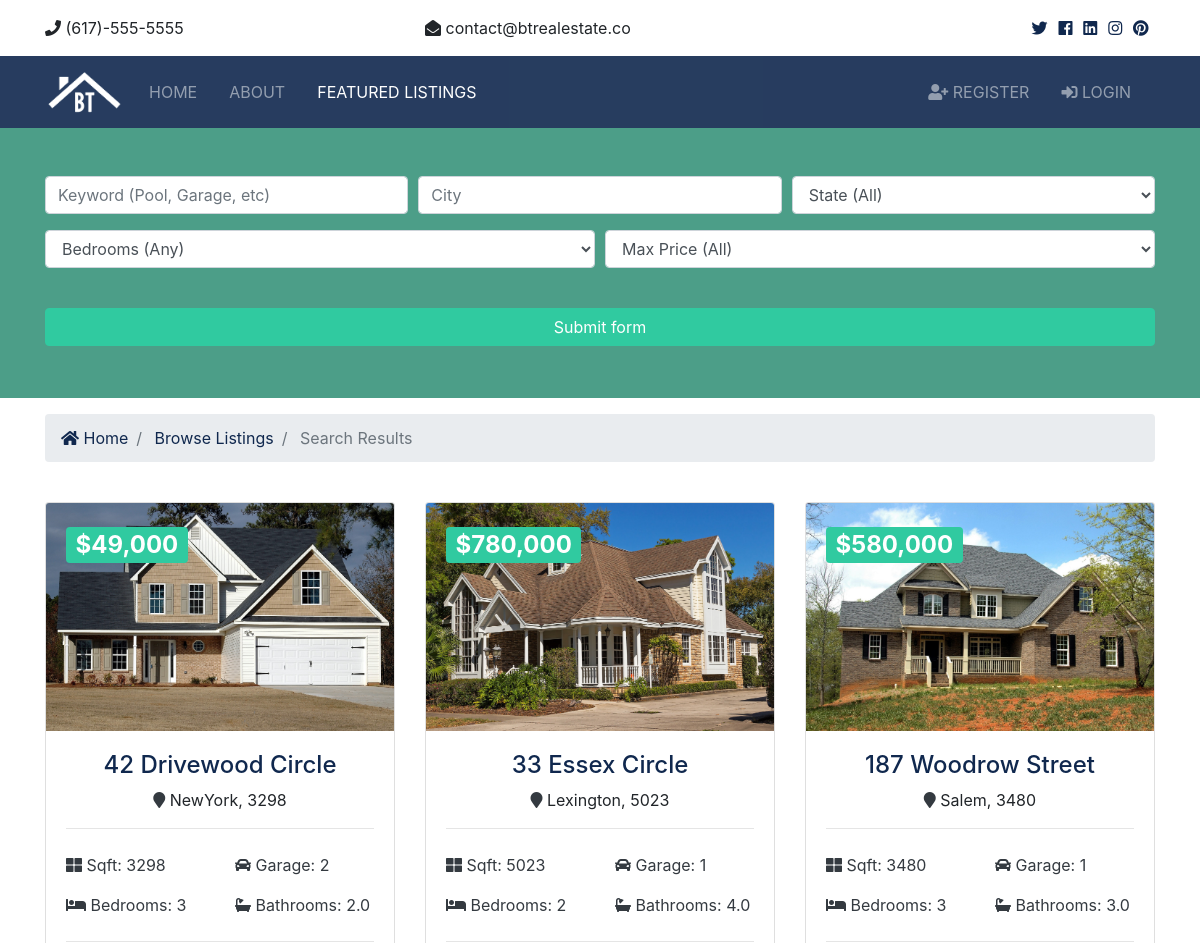
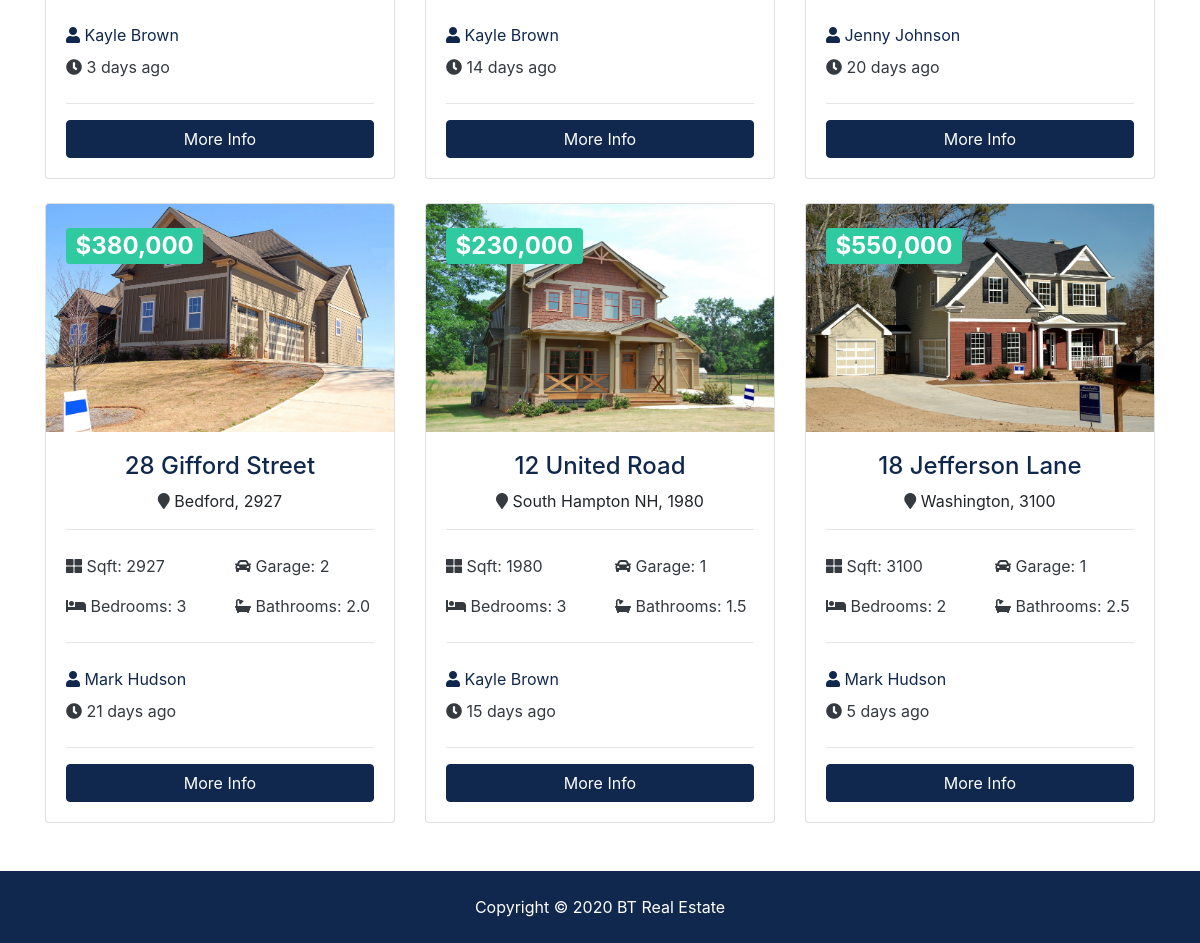
The page /listings/search/ on the database its author committed (2 pictures, top to bottom).
### listings/models.py (models this page shows, shortened)
class Listing(models.Model):
    realtor = models.ForeignKey(Realtor,on_delete=models.DO_NOTHING)
    title = models.CharField(max_length=200)
    address = models.CharField(max_length=200)
    city = models.CharField(max_length=100)
    state = models.CharField(max_length=100)
    zipcode = models.CharField(max_length=20)
    description = models.TextField(blank=True)
    price = models.IntegerField()
    bedrooms = models.IntegerField()
    bathrooms = models.DecimalField(max_digits=2,decimal_places=1)
    garage = models.IntegerField(default=0)
    sqft = models.IntegerField()
    lot_size = models.DecimalField(max_digits=5, decimal_places=1)
    photo_main = models.ImageField(upload_to='photos/%Y/%m/%d/')
    photo_1 = models.ImageField(upload_to='photos/%Y/%m/%d/')
    photo_2 = models.ImageField(upload_to='photos/%Y/%m/%d/', blank=True)
    photo_3 = models.ImageField(upload_to='photos/%Y/%m/%d/', blank=True)
    photo_4 = models.ImageField(upload_to='photos/%Y/%m/%d/', blank=True)
    photo_5 = models.ImageField(upload_to='photos/%Y/%m/%d/', blank=True)
    photo_6 = models.ImageField(upload_to='photos/%Y/%m/%d/', blank=True)
    is_publised = models.BooleanField(default=False)
    list_date = models.DateTimeField(default=datetime.now,blank=True)

### realtors/models.py (models this page shows)
class Realtor(models.Model):
    name = models.CharField(max_length=200)
    photo = models.ImageField(upload_to='photos/%Y/%m/%d/')
    description = models.TextField(blank=True)
    phone = models.CharField(max_length=20)
    email = models.CharField(max_length=50)
    is_mvp = models.BooleanField(default=False)
    hire_date = models.DateTimeField(default=datetime.now,blank=True)
    def __str__(self):
        return self.name

### listings/views.py (the view)
# urls.py: path('search/',search,name='search'),
def search(request):
    queryset_list = Listing.objects.order_by('-list_date').filter(is_publised=True)
    if 'keywords' in request.GET:
        keywords = request.GET['keywords']
        if keywords:
            queryset_list = queryset_list.filter(description__icontains=keywords)
    if 'city' in request.GET:
        city = request.GET['city']
        if city:
            queryset_list = queryset_list.filter(city__iexact=city)
    if 'state' in request.GET:
        state = request.GET['state']
        if state:
            queryset_list = queryset_list.filter(state__iexact=state)
    if 'price' in request.GET:
        price = request.GET['price']
        if price:
            queryset_list = queryset_list.filter(price__lte=price)
    if 'bedrooms' in request.GET:
        bedrooms = request.GET['bedrooms']
        if bedrooms:
            queryset_list = queryset_list.filter(bedrooms__iexact=bedrooms)
    context = {
        'state_choices':state_choices,
        'price_choices':price_choices,
        'bedrooms_choices':Bedrooms_choices,
        'listings':queryset_list,
        'values' : request.GET
    }
    return render(request,'listings/search.html',context)

### templates/listings/search.html (shortened to what this page needs)
{% extends 'base.html' %}
{% load humanize %}
{% block content %}
     <section id="showcase-inner" class="showcase-search text-white py-5">
    <div class="container">
      <div class="row text-center">
        <div class="col-md-12">
          <form action="{% url 'search' %}">
            <div class="form-row">
              <div class="col-md-4 mb-3">
                <input type="text" name="keywords" class="form-control" placeholder="Keyword (Pool, Garage, etc)" value="{{ values.keywords }}">
              </div>
              <div class="col-md-4 mb-3">
                <input type="text" name="city" class="form-control" placeholder="City" value="{{ values.city }}">
              </div>
              <div class="col-md-4 mb-3">
                <select name="state" class="form-control">
                  <option selected="true" disabled="disabled">State (All)</option>
                </select>
              </div>
            </div>
            <div class="form-row">
              <div class="col-md-6 mb-3">
                <select name="bedrooms" class="form-control">
                  <option selected="true" disabled="disabled">Bedrooms (Any)</option>
                </select>
              </div>
              <div class="col-md-6 mb-3">
                <select name="price" class="form-control">
                  <option selected="true" disabled="disabled">Max Price (All)</option>
                </select>
              </div>
            </div>
            <button class="btn btn-secondary btn-block mt-4" type="submit">Submit form</button>
          </form>
        </div>
      </div>
    </div>
  </section>
  <section id="bc" class="mt-3">
    <div class="container">
      <nav aria-label="breadcrumb">
        <ol class="breadcrumb">
          <li class="breadcrumb-item">
            <a href="{% url 'index' %}">
              <i class="fas fa-home"></i> Home</a>
          </li>
          <li class="breadcrumb-item">
            <a href="{% url 'listings' %}">Browse Listings</a>
          </li>
          <li class="breadcrumb-item active"> Search Results</li>
        </ol>
      </nav>
    </div>
  </section>
  <section id="listings" class="py-4">
    <div class="container">
        <div class="row">
      {% if listings %}
        {% for listing in listings %}
        <div class="col-md-6 col-lg-4 mb-4">
          <div class="card listing-preview">
            <img class="card-img-top" src="{{ listing.photo_main.url }}" alt="">
            <div class="card-img-overlay">
              <h2>
                <span style="background-color: #30caa0;" class="badge text-white">${{ listing.price | intcomma  }}</span>
              </h2>
            </div>
            <div class="card-body">
              <div class="listing-heading text-center">
                <h4 class="text-primary">{{listing.title}}</h4>
                <p>
                  <i class="fas fa-map-marker text-dark"></i> {{ listing.city }}, {{listing.sqft}}</p>
              </div>
              <hr>
              <div class="row py-2 text-dark">
                <div class="col-6">
                  <i class="fas fa-th-large"></i> Sqft: {{listing.sqft}}</div>
                <div class="col-6">
                  <i class="fas fa-car"></i> Garage: {{listing.garage}}</div>
              </div>
              <div class="row py-2 text-dark">
                <div class="col-6">
                  <i class="fas fa-bed"></i> Bedrooms: {{listing.bedrooms}}</div>
                <div class="col-6">
                  <i class="fas fa-bath"></i> Bathrooms: {{listing.bathrooms}}</div>
              </div>
              <hr>
              <div class="row py-2 text-primary">
                <div class="col-12">
                  <i class="fas fa-user"></i> {{ listing.realtor }}</div>
              </div>
              <div class="row text-dark pb-2">
                <div class="col-6">
                  <i class="fas fa-clock"></i> {{listing.list_date.day}} days ago</div>
              </div>
              <hr>
              <a href="{% url 'listing' listing.pk %}" class="btn btn-primary btn-block text-white">More Info</a>
            </div>
          </div>
        </div>
        {% endfor %}
      {% else %}
        <div class="col-md-12">
            <p>No Listings Available</p>
        </div>
        {% endif %}
      </div>
    </div>
  </section>
{% endblock %}

### templates/base.html (shortened to what this page needs)
<!DOCTYPE html>
{% load static %}
<html lang="en">
<head>
  <link rel="stylesheet" href="{% static 'css/all.css' %}">
  <link rel="stylesheet" href="{% static 'css/style.css' %}">
  <link rel="stylesheet" href="{% static 'css/bootstrap.css' %}">
    <link rel="stylesheet" href="{% static 'css/lightbox.min.css' %}">
</head>
<body>
{% include 'parthals/_topbar.html' %}
{% include 'parthals/_navbar.html' %}
{% block content %}
{% endblock %}
{% include 'parthals/_footbar.html' %}
</body>
</html>

### templates/parthals/_topbar.html
  <section id="top-bar" class="p-3">
    <div class="container">
      <div class="row">
        <div class="col-md-4">
          <i class="fas fa-phone"></i> (617)-555-5555
        </div>
        <div class="col-md-4">
          <i class="fas fa-envelope-open"></i> contact@btrealestate.co
        </div>
        <div class="col-md-4">
          <div class="social text-right">
            <a href="#">
              <i class="fab fa-twitter"></i>
            </a>
            <a href="#">
              <i class="fab fa-facebook"></i>
            </a>
            <a href="#">
              <i class="fab fa-linkedin"></i>
            </a>
            <a href="#">
              <i class="fab fa-instagram"></i>
            </a>
            <a href="#">
              <i class="fab fa-pinterest"></i>
            </a>
          </div>
        </div>
      </div>
    </div>
  </section>

### templates/parthals/_navbar.html (shortened to what this page needs)
{% load static %}
  <nav style="background-color: #10284e;" class="navbar navbar-expand-lg navbar-dark sticky-top">
    <div class="container">
      <a class="navbar-brand" href="{% url 'index' %}">
        <img src="{% static 'img/logo.png' %}" class="logo" alt="">
      </a>
      <div class="collapse navbar-collapse" id="navbarNavAltMarkup">
        <ul class="navbar-nav">
          <li   {% if '/' == request.path %}
                  class="nav-item active mr-3"
                {% else %}
                    class="nav-item mr-3"
                {% endif %}
          >
            <a class="nav-link" href="{% url 'index' %}">Home</a>
          </li>
          <li
          {% if 'about' in request.path %}
                  class="nav-item active mr-3"
                {% else %}
                    class="nav-item mr-3"
                {% endif %}
          >
            <a class="nav-link" href="{% url 'about' %}">About</a>
          </li>
          <li
          {% if 'listings' in request.path %}
                  class="nav-item active mr-3"
                {% else %}
                    class="nav-item mr-3"
                {% endif %}
          >
            <a class="nav-link" href="{% url 'listings' %}">Featured Listings</a>
          </li>
        </ul>
        <ul class="navbar-nav ml-auto">
        {% if user.is_authenticated %}
            <li class="nav-item active mr-3"><a class="nav-link">Hello {{ user.username }}</a></li>
            <li {% if 'dashboard' in request.path %}
                class="nav-item active mr-3"
                {% else %}
                  class="nav-item mr-3"
                {% endif %}
          >
            <a class="nav-link" href="{% url 'dashboard' %}">Dashboard</a>
          </li>
            <li class="nav-item mr-3"><a href="javascript:{document.getElementById('logout').submit()}" class="nav-link"><i class="fas fa-sign-out-alt"></i> Logout </a>
            <form id="logout" method="POST" action="{% url 'logout' %}">
            {% csrf_token %}
            <input type="hidden">
            </form>
            </li>
        {% else %}
          <li {% if 'register' in request.path %}
                class="nav-item active mr-3"
                {% else %}
                  class="nav-item mr-3"
          {% endif %}
          >
            <a class="nav-link" href="{% url 'register' %}">
              <i class="fas fa-user-plus"></i> Register</a>
          </li>
          <li {% if 'login' in request.path %}
                class="nav-item active mr-3"
                {% else %}
                  class="nav-item mr-3"
                {% endif %}
          >
            <a class="nav-link" href="{% url 'login' %}">
              <i class="fas fa-sign-in-alt"></i> Login</a>
          </li>
        {% endif %}
        </ul>
      </div>
    </div>
  </nav>

### templates/parthals/_footbar.html
  <footer style="background-color: #10284e;" id="main-footer" class="py-4 text-white text-center" >
    Copyright &copy;
    <span class="year"></span> BT Real Estate
  </footer>

### btre/static/css/all.css (style rules this page uses)
.fa, .fas, .far, .fal, .fab { -moz-osx-font-smoothing: grayscale; -webkit-font-smoothing: antialiased; display: inline-block; font-style: normal; font-variant: normal; text-rendering: auto; line-height: 1; }
.fa-bath:before { content: "\f2cd"; }
.fa-bed:before { content: "\f236"; }
.fa-car:before { content: "\f1b9"; }
.fa-clock:before { content: "\f017"; }
.fa-envelope-open:before { content: "\f2b6"; }
.fa-facebook:before { content: "\f09a"; }
.fa-home:before { content: "\f015"; }
.fa-instagram:before { content: "\f16d"; }
.fa-linkedin:before { content: "\f08c"; }
.fa-map-marker:before { content: "\f041"; }
.fa-phone:before { content: "\f095"; }
.fa-pinterest:before { content: "\f0d2"; }
.fa-sign-in-alt:before { content: "\f2f6"; }
.fa-th-large:before { content: "\f009"; }
.fa-twitter:before { content: "\f099"; }
.fa-user:before { content: "\f007"; }
.fa-user-plus:before { content: "\f234"; }
.fab { font-family: 'Font Awesome 5 Brands'; }
.fa, .fas { font-family: 'Font Awesome 5 Free'; font-weight: 900; }

### btre/static/css/style.css (style rules this page uses)
.btn-secondary { color: #fff !important; }
img { width: 100%; }
.logo { width: 80px; }
.navbar { opacity: 0.9; text-transform: uppercase; }
.social a { margin-right: 0.4rem; }
#showcase-inner { background: url(../img/building.jpg) no-repeat top center fixed/cover; position: relative; overflow: hidden; min-height: 200px; }
#showcase-inner::before { content: ''; position: absolute; top: 0; left: 0; min-height: 100%; width: 100%; background: rgba(32, 134, 107, 0.8); }
#showcase-inner.showcase-search { min-height: 270px; }
.listing-preview a { position: relative; }

### rows shown on the page
Listing: photo_main (picture), price "49,000", title "42 Drivewood Circle", city "NewYork", sqft "3298", garage "2", bedrooms "3", bathrooms "2.0", realtor "Kayle Brown", list_date.day "3"
Listing: photo_main (picture), price "780,000", title "33 Essex Circle", city "Lexington", sqft "5023", garage "1", bedrooms "2", bathrooms "4.0", realtor "Kayle Brown", list_date.day "14"
Listing: photo_main (picture), price "580,000", title "187 Woodrow Street", city "Salem", sqft "3480", garage "1", bedrooms "3", bathrooms "3.0", realtor "Jenny Johnson", list_date.day "20"
Listing: photo_main (picture), price "380,000", title "28 Gifford Street", city "Bedford", sqft "2927", garage "2", bedrooms "3", bathrooms "2.0", realtor "Mark Hudson", list_date.day "21"
Listing: photo_main (picture), price "230,000", title "12 United Road", city "South Hampton NH", sqft "1980", garage "1", bedrooms "3", bathrooms "1.5", realtor "Kayle Brown", list_date.day "15"
Listing: photo_main (picture), price "550,000", title "18 Jefferson Lane", city "Washington", sqft "3100", garage "1", bedrooms "2", bathrooms "2.5", realtor "Mark Hudson", list_date.day "5"
